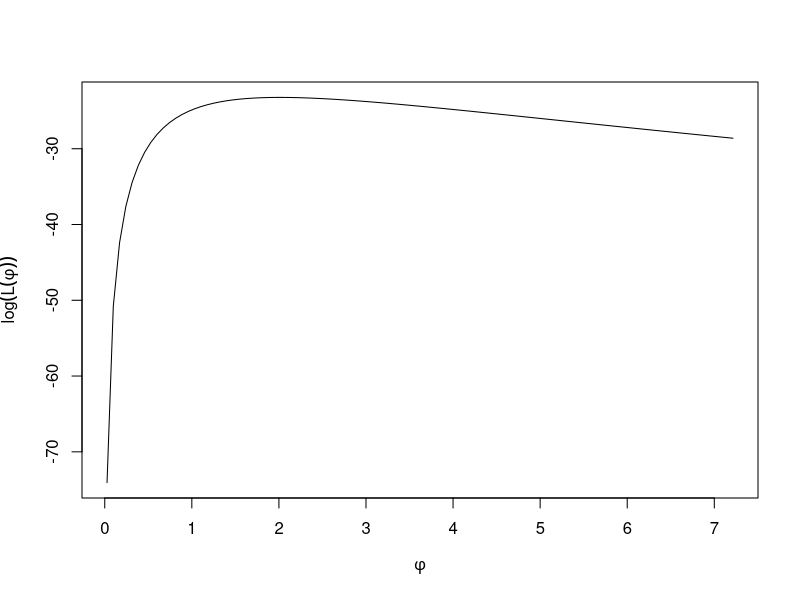

Here is the R script that generated this plot:
## ---- chunk 1
x <-c(0.7,11.3,2.1,30.7,4.6,20.2,0.3,0.9,0.7,2.3,1.1,1.9,0.5,0.8,1.2,15.2,
      0.2,0.7,0.4,2.3)
y<-c(3.8, 4.6, 2.1,5.6,10.3,2.8,1.9,1.4,0.4,0.9,2.8,3.2,8.5,14.5,14.4,
     8.8,7.6,1.3,2.2,4.0)
n<-20
## ---- chunk 2
loglike <- function(phi, x){
  return(length(x)*log(phi)-2*sum(log(1+phi*x)))
}
## ---- chunk 3
fred <- function(phi){
    return(apply(as.matrix(phi), 1,loglike, x = x/y))
}
curve(fred, from = min(x/y), to = max(x/y),
    xlab = expression(phi), ylab = expression(log(L(phi))))
## ---- chunk 4
logder <- function(phi, x, n){
  return(n/phi - 2*sum(x/(1+phi*x)))
}
## ---- chunk 5
fisher_inv <- function(phi, n){
  return(3*phi^2/n)
}
## ---- chunk 6
tol<-10e-9
dif<-1
phi0<-1.5
iters<-100
count<-0
while(dif>tol & count<iters){
  phi <- phi0 + fisher_inv(phi0,n)*logder(phi0, x/y, n)
  dif <- abs(phi-phi0)
  phi0<-phi
  count<-count+1
}
cat("phi value:", phi, "iterations:", count)
## ---- chunk 7
logder(phi,x/y,n)
## ---- chunk 8
X<-c(4,2,6,8,3,5,7,1,9,10)
## ---- chunk 9
lambda10 <- 3
lambda20 <- 7
pi0 <- 0.5
## ---- chunk 10
likel <- function(x, l1, l2, p){
  return(prod(p*dpois(x,l1) + (1-p)*dpois(x,l2)))
}
## ---- chunk 11
EM_TwoMixturePoisson <- function(pi0, lambda10, lambda20, X, iters=1000, tol=1e-3){
  dif <- 1
  count <-0
  #printing iteration 0
  cat("Iter", count, ": lambda1=", round(lambda10, 3), ", lambda2=",
        round(lambda20, 3), ", pi=", round(pi0, 3), 
        ", Likelihood value:",  likel(X, lambda10, lambda20, pi0), "\n")
  while(dif>tol & count<iters){
    #E-step
    f1 <- dpois(X, lambda10)
    f2 <- dpois(X, lambda20)
    gamma <- f1*pi0/(f1*pi0+f2*(1-pi0))
    #M-step:
    pi <- mean(gamma)
    lambda1 <- sum(gamma*X)/sum(gamma)
    lambda2 <- sum((1-gamma)*X)/sum(1-gamma)
    #chechking convergence (we use norm 2)
    dif <- sqrt((lambda1-lambda10)^2 + (lambda2-lambda20)^2)
    #update
    pi0 <- pi
    lambda10 <- lambda1
    lambda20 <- lambda2
    count <- count +1
    #printing results for each iteration
    cat("It", count, ": l1=", round(lambda1, 3), ", l2=",
        round(lambda2, 3), ", pi=", round(pi, 3), ", dif=", dif, 
        ", Likel val:",  likel(X, lambda1, lambda2, pi), "\n")
  }
}
## ---- chunk 12
EM_TwoMixturePoisson(pi0, lambda10, lambda20, X, iters=3)
## ---- chunk 13
EM_TwoMixturePoisson(pi0, lambda10, lambda20, X)
